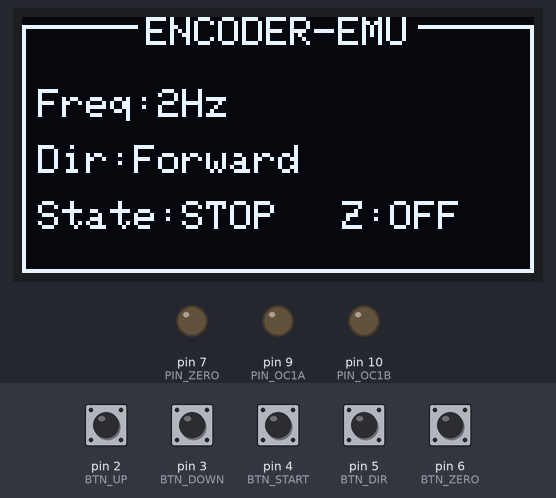
Simulated run of this sketch. Board: Arduino Uno, built with avr-gcc and run on an emulated ATmega328P. Parts: 128×64 one-colour display, output pins drawn as LEDs (lit = HIGH). Dashed ring = blinking. Inputs (shaded band) come from the test bench; at power-on: pin 2 (BTN_UP), pin 3 (BTN_DOWN), pin 4 (BTN_START), pin 5 (BTN_DIR), pin 6 (BTN_ZERO) HIGH. Pins used as bus, display or sensor lines are not drawn.

Above: at 1.3 s.
1.4 s: pin 4 (BTN_START) pulled LOW for 0.15 s
At 1.93 s:
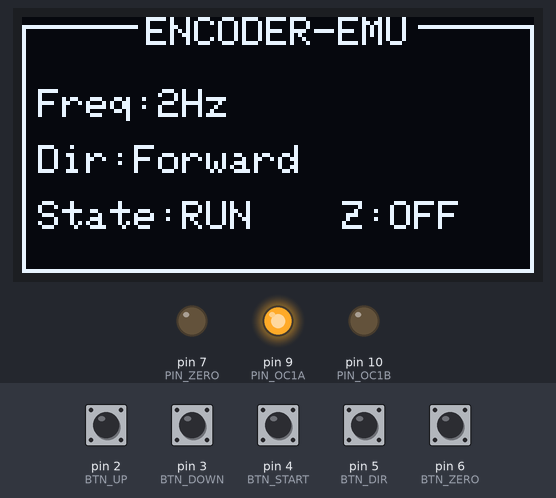
2.1 s: pin 6 (BTN_ZERO) pulled LOW for 0.15 s
At 2.43 s:
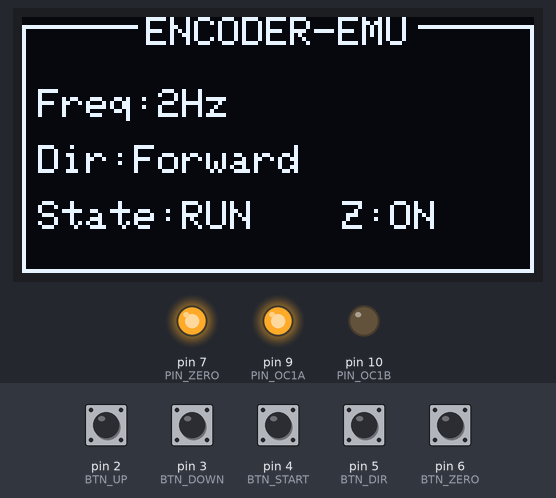
2.8 s: pin 5 (BTN_DIR) pulled LOW for 0.15 s
At 3.18 s:
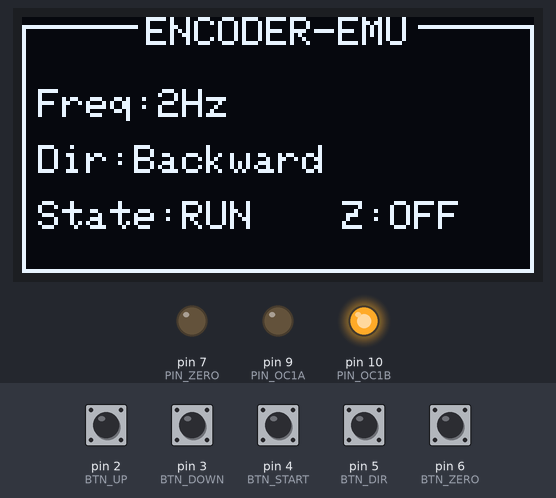
3.5 s: pin 6 (BTN_ZERO) pulled LOW for 1 s
At 3.69 s:
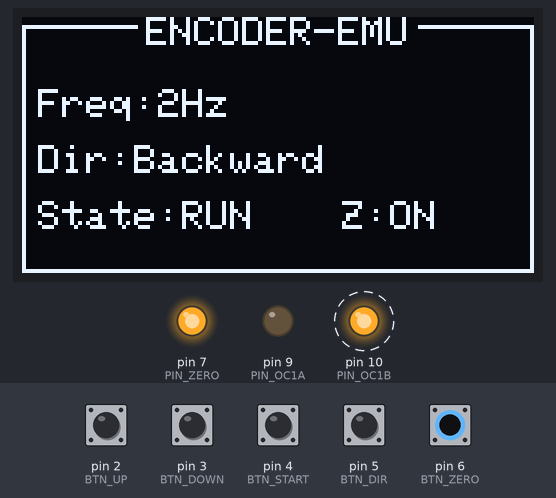
5.1 s: pin 4 (BTN_START) pulled LOW for 1 s
At 6.6 s:
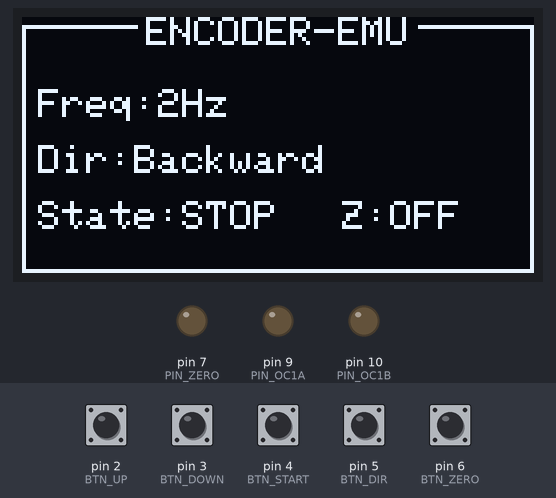
7.6 s: pin 6 (BTN_ZERO) pulled LOW for 0.15 s
At 8.0 s:
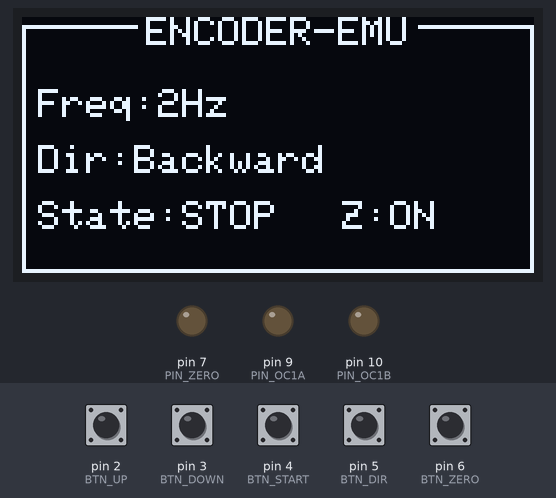
Timing chart, 0 to 10.6 s (numbered marks = the images above; inputs shaded):
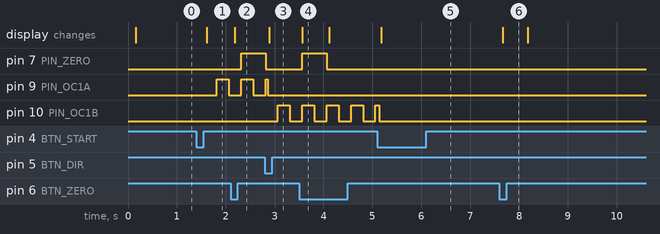

Measured:
- after the input at 1.4 s, pin 9 (PIN_OC1A): LOW → HIGH after 0.41 s, → LOW 0.25 s later; the display: changes after 0.21 s (image 1)
- after the input at 2.1 s, pin 7 (PIN_ZERO): LOW → HIGH after 0.21 s; the display: changes after 0.09 s (image 2)
- after the input at 2.8 s, pin 10 (PIN_OC1B): LOW → HIGH after 0.26 s, → LOW 0.25 s later; the display: changes after 0.09 s (image 3)
- after the input at 3.5 s, pin 7 (PIN_ZERO): LOW → HIGH after 0.06 s, → LOW 0.50 s later; the display: changes after 0.07 s (image 4)
- after the input at 5.1 s, the display: changes after 0.08 s (image 5)
- after the input at 7.6 s, the display: changes after 0.07 s (image 6)
- what the display in image 4 shows lasts 0.5 s, from 3.6 s to 4.1 s

The sketch:

ENC_EMULATOR.ino
```cpp
#include <Wire.h>
#include <Adafruit_GFX.h>
#include <Adafruit_SSD1306.h>

// ================= OLED =================
Adafruit_SSD1306 display(128,64,&Wire,-1);

// ================= PIN =================
#define BTN_UP     2
#define BTN_DOWN   3
#define BTN_START  4
#define BTN_DIR    5
#define BTN_ZERO   6

#define PIN_OC1A   9
#define PIN_OC1B   10

#define PIN_ZERO   7
#define PIN_RESET  8

// ================= PARAMETERS =================
uint32_t frequency = 2;
bool directionForward = true;

const uint16_t debounceTime = 20;

// ================= SYSTEM STATE =================
enum RunState {STOPPED, RESETTING, RUNNING};
RunState runState = STOPPED;

uint32_t resetStartTime = 0;

// ================= ZERO =================
volatile bool triggerZero=false;
volatile uint32_t zeroOffTime=0;

bool zeroOnDisplay=false;
uint32_t zeroDisplayTimer=0;

// ================= BUTTON STRUCT =================
struct Button{
  uint8_t pin;
  bool lastState;
  uint32_t pressTime;
  uint32_t lastRepeat;
  bool shortHandled;
};

Button btnUp   ={BTN_UP,HIGH,0,0,false};
Button btnDown ={BTN_DOWN,HIGH,0,0,false};
// ================= DEBOUNCE VAR =================
bool dirState=HIGH;
bool lastDirReading=HIGH;
uint32_t lastDirDebounce=0;

bool startState=HIGH;
bool lastStartReading=HIGH;
uint32_t lastStartDebounce=0;

bool zeroState=HIGH;
bool lastZeroReading=HIGH;
uint32_t lastZeroDebounce=0;

// ================= TIMER =================
void stopTimer()
{
  TCCR1A=0;
  TCCR1B=0;
}

void setupTimer1(uint32_t freq)
{
  TCCR1A=0;
  TCCR1B=0;

  pinMode(PIN_OC1A,OUTPUT);
  pinMode(PIN_OC1B,OUTPUT);

  if(directionForward)
      TCCR1A|=(1<<COM1A0);
  else
      TCCR1A|=(1<<COM1B0);

  TCCR1B|=(1<<WGM12);

  uint32_t prescaler;
  uint16_t bits;

  if(freq>=2000){prescaler=1;bits=(1<<CS10);}
  else if(freq>=200){prescaler=8;bits=(1<<CS11);}
  else if(freq>=30){prescaler=64;bits=(1<<CS11)|(1<<CS10);}
  else if(freq>=4){prescaler=256;bits=(1<<CS12);}
  else {prescaler=1024;bits=(1<<CS12)|(1<<CS10);}

  uint32_t ocr=(16000000UL/(2UL*prescaler*freq))-1;

  OCR1A=ocr;
  OCR1B=ocr;

  TIMSK1=(1<<OCIE1A);

  TCCR1B|=bits;
}

// ================= TIMER ISR =================
ISR(TIMER1_COMPA_vect)
{
  if(triggerZero)
  {
    digitalWrite(PIN_ZERO,HIGH);

    zeroOffTime=micros()+(500000UL/frequency);

    triggerZero=false;
  }

  if(zeroOffTime && micros()>=zeroOffTime)
  {
    digitalWrite(PIN_ZERO,LOW);
    zeroOffTime=0;
  }
}

// ================= DISPLAY =================
void drawUI()
{
  display.clearDisplay();

  display.drawRect(0,2,128,62,SSD1306_WHITE);

  display.setTextSize(1);

  int16_t x1,y1;uint16_t w,h;
  display.getTextBounds("ENCODER-EMU",0,0,&x1,&y1,&w,&h);

  display.fillRect((128-w)/2-2,0,w+4,h,SSD1306_BLACK);

  display.setCursor((128-w)/2,0);
  display.print("ENCODER-EMU");

  display.setCursor(4,18);
  display.print("Freq:");
  display.print(frequency);
  display.print("Hz");

  display.setCursor(4,32);
  display.print("Dir:");
  display.print(directionForward?"Forward":"Backward");

  display.setCursor(4,46);
  display.print("State:");
  display.print(runState==RUNNING?"RUN":"STOP");

  display.setCursor(80,46);
  display.print("Z:");
  display.print(zeroOnDisplay?"ON":"OFF");

  display.display();
}

// ================= STEP =================
uint16_t stepValue(uint32_t t)
{
  if(t<500)return 1;
  else if(t<1500)return 10;
  else if(t<3000)return 100;
  else return 1000;
}

// ================= FREQ BUTTON =================
void handleFreqButton(Button &b,bool increase)
{
  bool state=digitalRead(b.pin);

  if(state==LOW && b.lastState==HIGH)
  {
    b.pressTime=millis();
    b.lastRepeat=millis();
    b.shortHandled=false;
  }

  if(state==LOW)
  {
    uint32_t t=millis()-b.pressTime;

    if(t<500 && !b.shortHandled)
    {
      if(increase)frequency++;
      else if(frequency>1)frequency--;

      b.shortHandled=true;
    }

    else if(t>=500)
    {
      if(millis()-b.lastRepeat>500)
      {
        uint16_t step=stepValue(t);

        if(increase)frequency+=step;
        else if(frequency>step)frequency-=step;

        if(frequency>10000)frequency=10000;

        b.lastRepeat=millis();
      }
    }

    if(runState==RUNNING)
      setupTimer1(frequency);
  }

  b.lastState=state;
}

// ================= DIR BUTTON =================
void handleDirButton()
{
  bool reading=digitalRead(BTN_DIR);

  if(reading!=lastDirReading)
    lastDirDebounce=millis();

  if(millis()-lastDirDebounce>debounceTime)
  {
    if(reading!=dirState)
    {
      dirState=reading;

      if(dirState==LOW)
      {
        directionForward=!directionForward;

        if(runState==RUNNING)
          setupTimer1(frequency);
      }
    }
  }

  lastDirReading=reading;
}

// ================= ZERO BUTTON =================
void handleZeroButton()
{
  bool reading=digitalRead(BTN_ZERO);

  if(reading!=lastZeroReading)
    lastZeroDebounce=millis();

  if(millis()-lastZeroDebounce>debounceTime)
  {
    if(reading!=zeroState)
    {
      zeroState=reading;

      if(zeroState==LOW)
      {
        triggerZero=true;

        zeroOnDisplay=true;
        zeroDisplayTimer=millis();
      }
    }
  }

  lastZeroReading=reading;

  if(zeroOnDisplay)
  {
    if(!digitalRead(PIN_ZERO) && millis()-zeroDisplayTimer>=500)
      zeroOnDisplay=false;
  }
}

// ================= START BUTTON =================
void handleStartButton()
{
  bool reading=digitalRead(BTN_START);

  if(reading!=lastStartReading)
    lastStartDebounce=millis();

  if(millis()-lastStartDebounce>debounceTime)
  {
    if(reading!=startState)
    {
      startState=reading;

      if(startState==LOW)
      {
        if(runState==RUNNING)
        {
          stopTimer();
          runState=STOPPED;
        }
        else if(runState==STOPPED)
        {
          stopTimer();

          digitalWrite(PIN_RESET,HIGH);

          resetStartTime=millis();

          runState=RESETTING;
        }
      }
    }
  }

  lastStartReading=reading;
}

// ================= RESET SEQUENCE =================
void handleResetSequence()
{
  if(runState==RESETTING)
  {
    if(millis()-resetStartTime>=100)
    {
      digitalWrite(PIN_RESET,LOW);

      setupTimer1(frequency);

      runState=RUNNING;
    }
  }
}

// ================= SETUP =================
void setup()
{
  pinMode(BTN_UP,INPUT_PULLUP);
  pinMode(BTN_DOWN,INPUT_PULLUP);
  pinMode(BTN_START,INPUT_PULLUP);
  pinMode(BTN_DIR,INPUT_PULLUP);
  pinMode(BTN_ZERO,INPUT_PULLUP);

  pinMode(PIN_ZERO,OUTPUT);
  pinMode(PIN_RESET,OUTPUT);

  digitalWrite(PIN_ZERO,LOW);

  display.begin(SSD1306_SWITCHCAPVCC,0x3C);
  display.setTextColor(SSD1306_WHITE);

  digitalWrite(PIN_RESET,HIGH);
  delay(100);
  digitalWrite(PIN_RESET,LOW);

  drawUI();
}

// ================= LOOP =================
void loop()
{
  handleFreqButton(btnUp,true);
  handleFreqButton(btnDown,false);

  handleDirButton();
  handleZeroButton();
  handleStartButton();

  handleResetSequence();

  drawUI();
}
```
